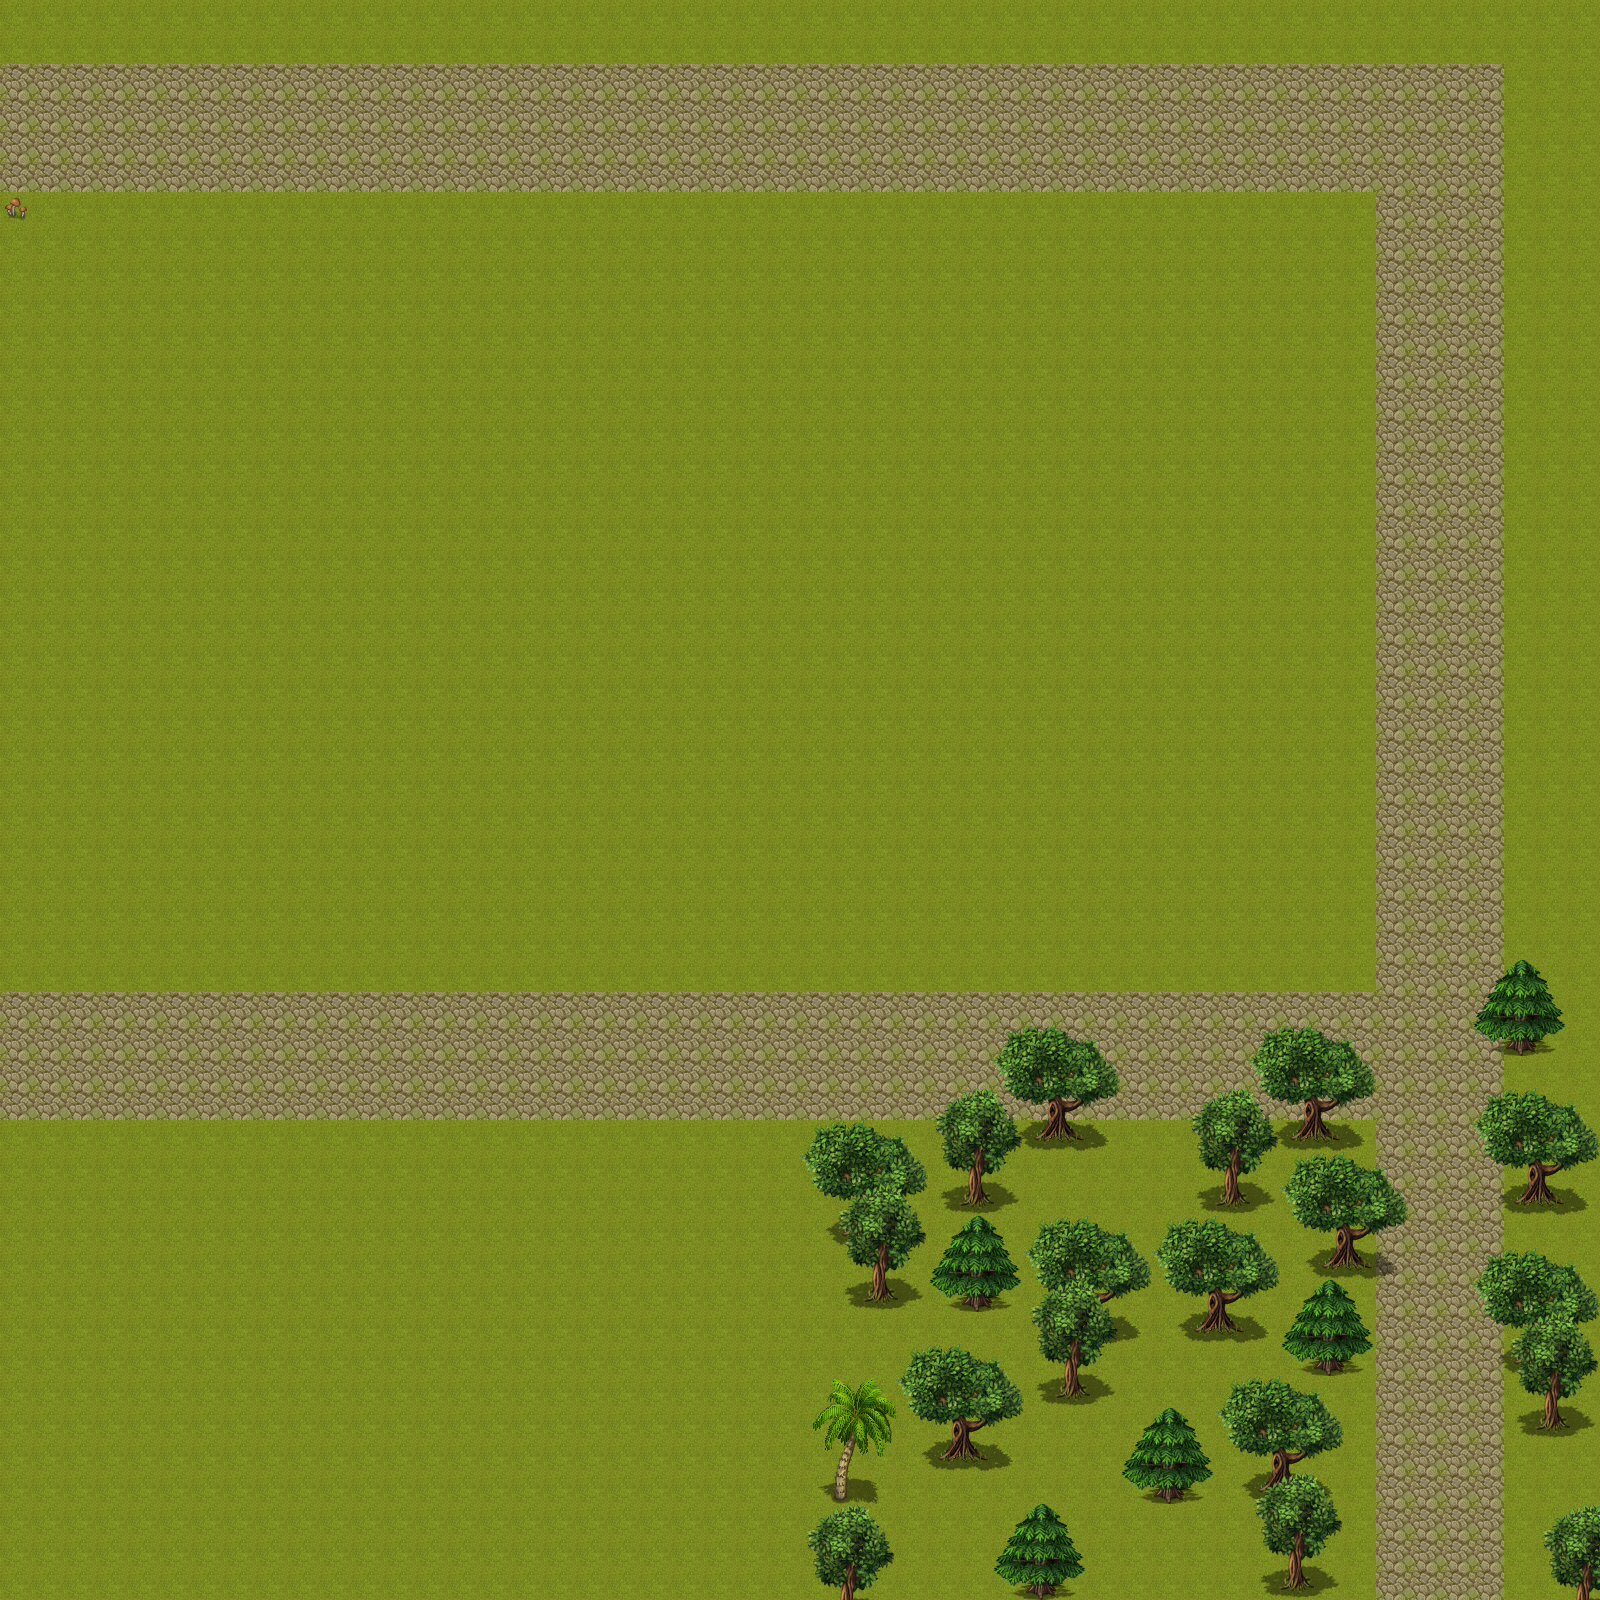

The image is a tile-based game level rendered from a .tmx file. Its description and source (layers, tilesets, objects; grid data summarised) follow:
An orthogonal 50x50 tile map with 32x32 px tiles, 6 tile layers (walkablelayer, ground, plitki, sprites, ...), 3 tilesets and 22 objects.

<map version="1.0" tiledversion="1.0.2" orientation="orthogonal" renderorder="left-up" width="50" height="50" tilewidth="32" tileheight="32" nextobjectid="25">
 <tileset firstgid="1" name="tiles1" tilewidth="32" tileheight="32" tilecount="192" columns="16">
  <image source="../tiles1.png" width="512" height="384" />
 </tileset>
 <tileset firstgid="193" name="tiles2" tilewidth="32" tileheight="32" tilecount="256" columns="16">
  <image source="../tiles2.png" width="512" height="512" />
 </tileset>
 <tileset firstgid="449" name="walkable" tilewidth="32" tileheight="32" tilecount="2" columns="2">
  <image source="../walkable.png" width="64" height="32" />
 </tileset>
 <layer name="walkablelayer" width="50" height="50">
  <data>[2500 cells, 2500 non-empty, 2 distinct tile ids]</data>
 </layer>
 <layer name="ground" width="50" height="50">
  <data>[2500 cells, 2500 non-empty, 1 distinct tile ids]</data>
 </layer>
 <layer name="plitki" width="50" height="50">
  <data>[2500 cells, 536 non-empty, 1 distinct tile ids]</data>
 </layer>
 <objectgroup name="touch" visible="0">
  <object id="1" x="959" y="1279" width="33" height="33" />
  <object id="2" x="1056" y="1312" width="64" height="33" />
  <object id="3" x="1184" y="1311" width="63" height="32" />
  <object id="4" x="1312" y="1344" width="32" height="33" />
  <object id="5" x="1311" y="1247" width="33" height="33" />
  <object id="6" x="1216" y="1185" width="31" height="31" />
  <object id="7" x="960" y="1184" width="33" height="32" />
  <object id="8" x="831" y="1215" width="65" height="34" />
  <object id="9" x="863" y="1279" width="33" height="33" />
  <object id="10" x="928" y="1439" width="64" height="33" />
  <object id="11" x="1024" y="1535" width="30" height="33" />
  <object id="12" x="1056" y="1376" width="32" height="32" />
  <object id="13" x="1152" y="1471" width="32" height="34" />
  <object id="14" x="1248" y="1471" width="63" height="33" />
  <object id="15" x="832" y="1471" width="31" height="33" />
  <object id="16" x="1" y="1569" width="1599" height="32" />
  <object id="17" x="1568" y="1" width="34" height="1598" />
  <object id="18" x="0" y="0" width="1602" height="31" />
  <object id="19" x="1" y="0" width="30" height="1569" />
  <object id="20" x="1535" y="1408" width="33" height="32" />
  <object id="21" x="1536" y="1343" width="32" height="34" />
  <object id="22" x="1535" y="1184" width="32" height="32" />
 </objectgroup>
 <layer name="sprites" width="50" height="50">
  <data>[2500 cells, 0 non-empty, 0 distinct tile ids]</data>
 </layer>
 <layer name="trees" width="50" height="50">
  <data>[2500 cells, 161 non-empty, 17 distinct tile ids]</data>
 </layer>
 <layer name="trees2" width="50" height="50">
  <data>[2500 cells, 144 non-empty, 33 distinct tile ids]</data>
 </layer>
</map>
